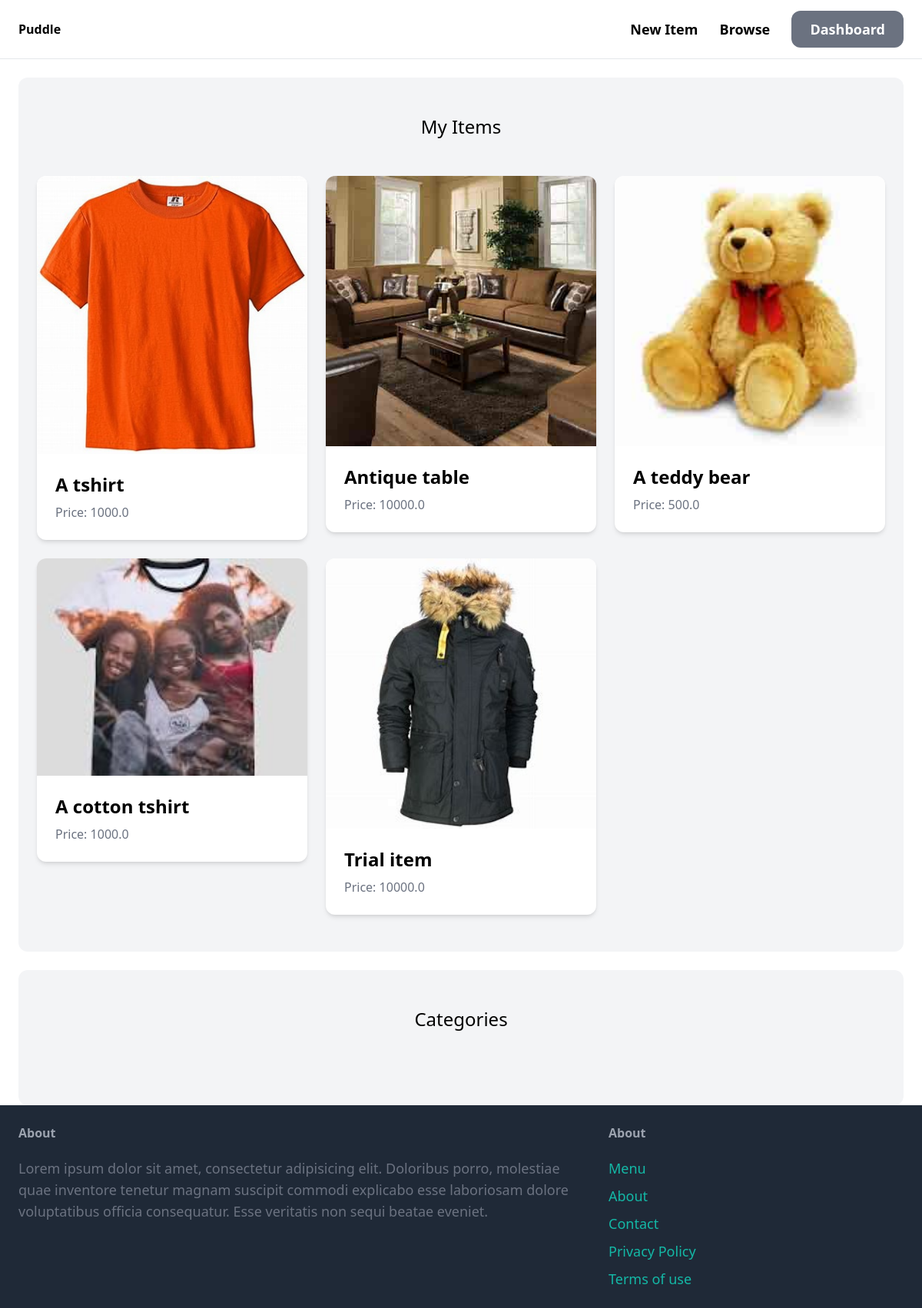
The app's page /dashboard/ (signed in), older data.
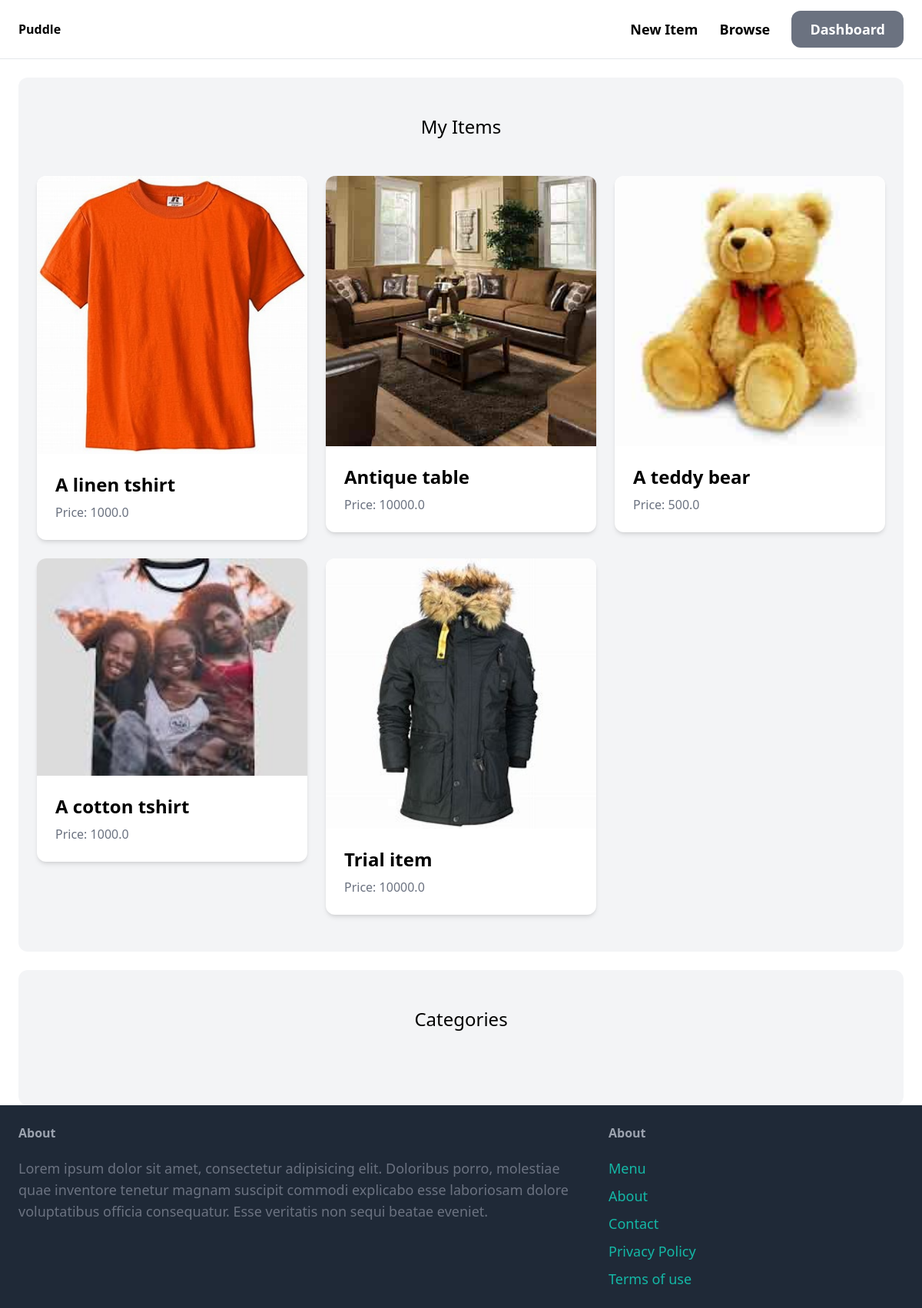
The same page, newer data.
### item/models.py (models this page shows, shortened)
class Item(models.Model):
    category = models.ForeignKey(Category, related_name='items', on_delete=models.CASCADE)
    name = models.CharField(max_length=255)
    slug = models.SlugField(max_length=255, unique=True, blank=True)
    description = models.TextField(blank=True, null=True)
    price = models.FloatField()
    image = models.ImageField(upload_to='items_images', blank=True, null=True)
    is_sold = models.BooleanField(default=False)
    created_by = models.ForeignKey(User, related_name='items', on_delete=models.CASCADE)
    created_at = models.DateTimeField(auto_now_add=True)

### dashboard/views.py (the view)
# urls.py: path('',views.index ,name='index'),
@login_required
def index(request):
    items=Item.objects.filter(created_by=request.user)
    return render(request,'dashboard/index.html',{
        'items':items
    })

### dashboard/templates/dashboard/index.html (shortened to what this page needs)
{% extends 'core/base.html' %}
{% block content %}
<div class="mt-6 px-6 py-12 bg-gray-100 rounded-xl">
    <h2 class="mb-12 text-2xl text-center">My Items</h2>
    <div class="grid grid-cols-1 sm:grid-cols-2 md:grid-cols-3 gap-6">
        {% for item in items %}
        <div>
            <a href="{% url 'item:detail' slug=item.slug %}">
                <div class="bg-white shadow-md rounded-xl overflow-hidden">
                    <div class="aspect-w-16 aspect-h-9">
                        <img src="{{ item.image.url }}" alt="{{ item.name }}" class="w-full h-full object-cover">
                    </div>
                    <div class="p-6">
                        <h2 class="text-2xl font-semibold">{{ item.name }}</h2>
                        <p class="text-gray-500 mt-2">Price: {{ item.price }}</p>
                    </div>
                </div>
          </a>
        </div>
        {% endfor %}
    </div>
</div>
<div class="mt-6 px-6 py-12 bg-gray-100 rounded-xl">
    <h2 class="mb-12 text-2xl text-center">Categories</h2>
</div>
{% endblock %}

Row changes from the older to the newer data that the page shows:
changed Item: name "A tshirt" → "A linen tshirt"
